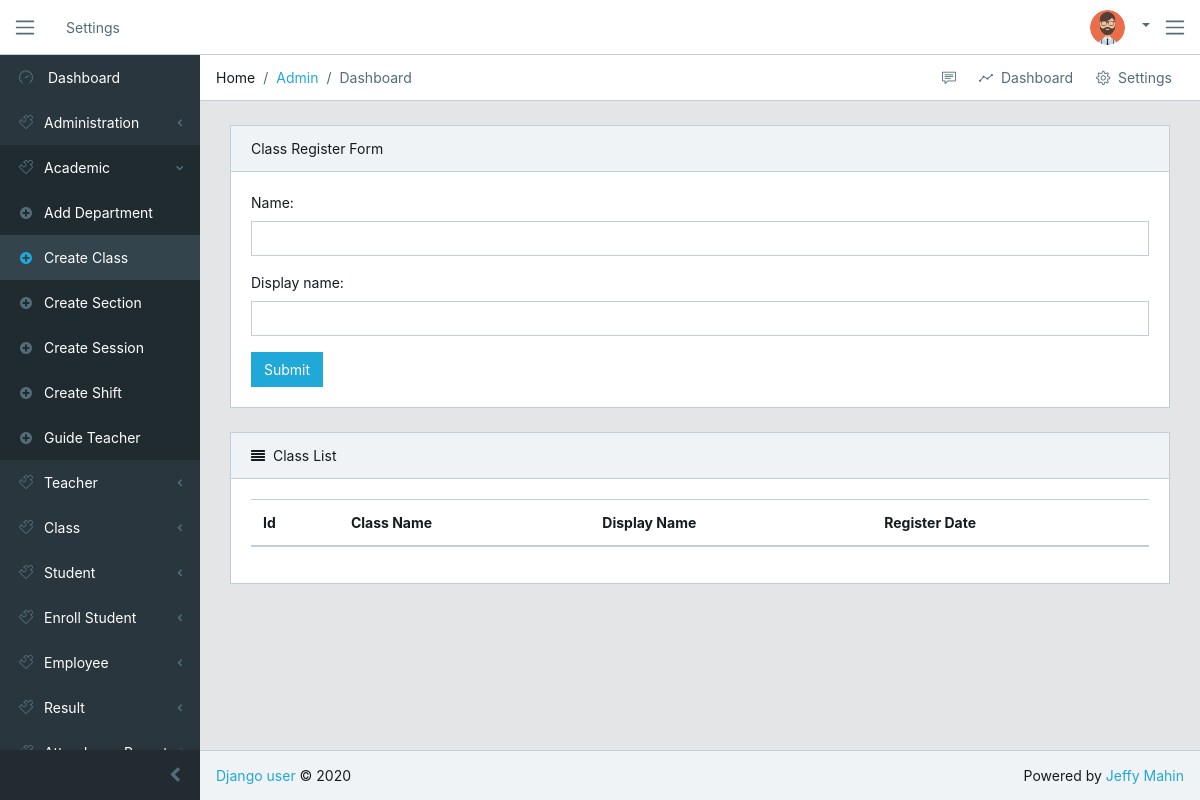
The app's page /academic/create-class, older data.
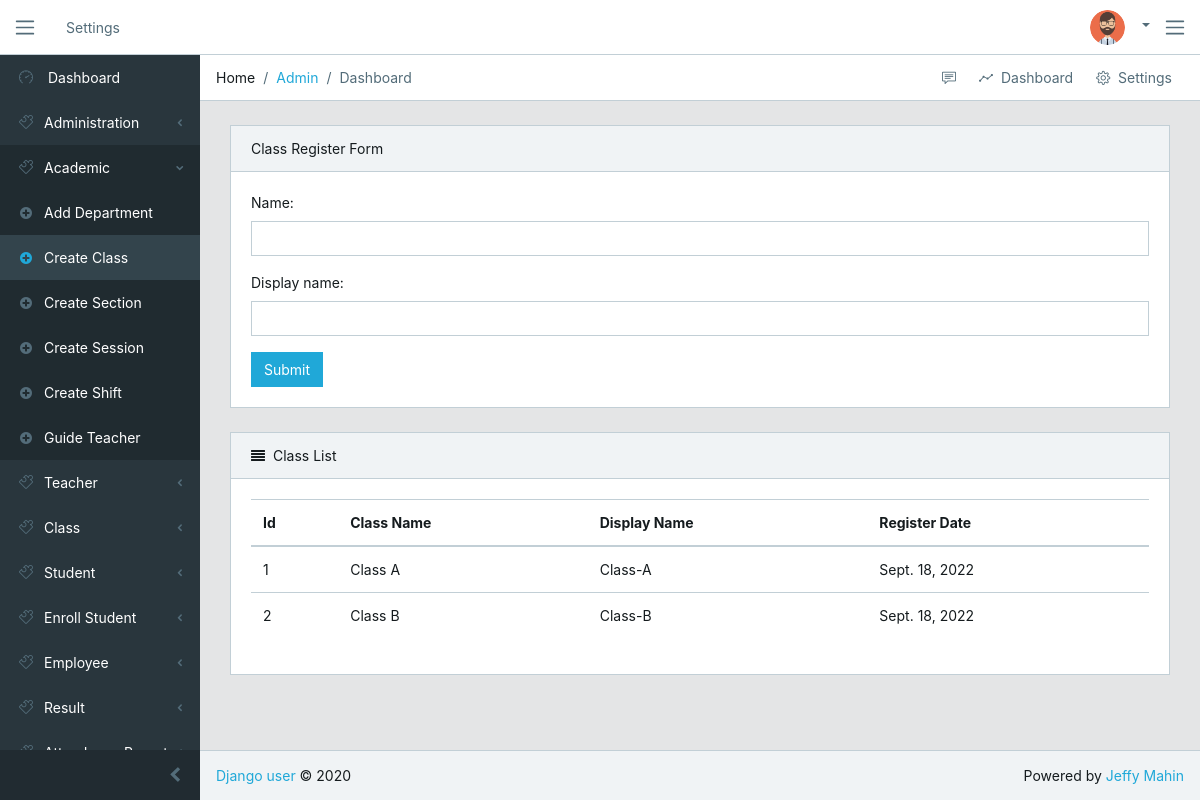
The same page, newer data.
### academic/models.py (models this page shows, shortened)
class ClassInfo(models.Model):
    name = models.CharField(max_length=100, unique=True)
    display_name = models.CharField(max_length=100, unique=True)
    date = models.DateField(auto_now_add=True)

### academic/views.py (the view)
# urls.py: path('create-class', views.add_class, name="create-class"),
def add_class(request):
    forms = ClassForm()
    if request.method == 'POST':
        forms = ClassForm(request.POST)
        if forms.is_valid():
            forms.save()
            return redirect('create-class')
    class_obj = ClassInfo.objects.all()
    context = {'forms': forms, 'class_obj': class_obj}
    return render(request, 'academic/create-class.html', context)

### academic/forms.py
class ClassForm(forms.ModelForm):
    class Meta:
        model = ClassInfo
        fields = '__all__'
        widgets = {
            'name': forms.TextInput(attrs={'class': 'form-control'}),
            'display_name': forms.TextInput(attrs={'class': 'form-control'})
        }

### templates/academic/create-class.html (shortened to what this page needs)
{% extends 'base/base.html' %}
{% block content %}
  <div class="card">
    <div class="card-header">Class Register Form</div>
    <div class="card-body">
      <form class="" action="" method="post">
        {{ forms.as_p }}
        <button type="submit" class="btn btn-primary">Submit</button>
      </form>
    </div>
  </div>
  <div class="card">
      <div class="card-header">
          <i class="fa fa-align-justify"></i>Class List</div>
      <div class="card-body">
          <table class="table table-responsive-sm">
              <thead>
                  <tr>
                      <th>Id</th>
                      <th>Class Name</th>
                      <th>Display Name</th>
                      <th>Register Date</th>
                  </tr>
              </thead>
              <tbody>
                  {% for class_obj in class_obj %}
                    <tr>
                        <td>{{ class_obj.id }}</td>
                        <td>{{ class_obj.name|title }}</td>
                        <td>{{ class_obj.display_name|title }}</td>
                        <td>{{ class_obj.date }}</td>
                    </tr>
                  {% endfor %}
              </tbody>
          </table>
      </div>
  </div>
{% endblock %}

Row changes from the older to the newer data that the page shows:
added ClassInfo: id "1", name "Class A", display_name "Class-A", date "Sept. 18, 2022"
added ClassInfo: id "2", name "Class B", display_name "Class-B", date "Sept. 18, 2022"
